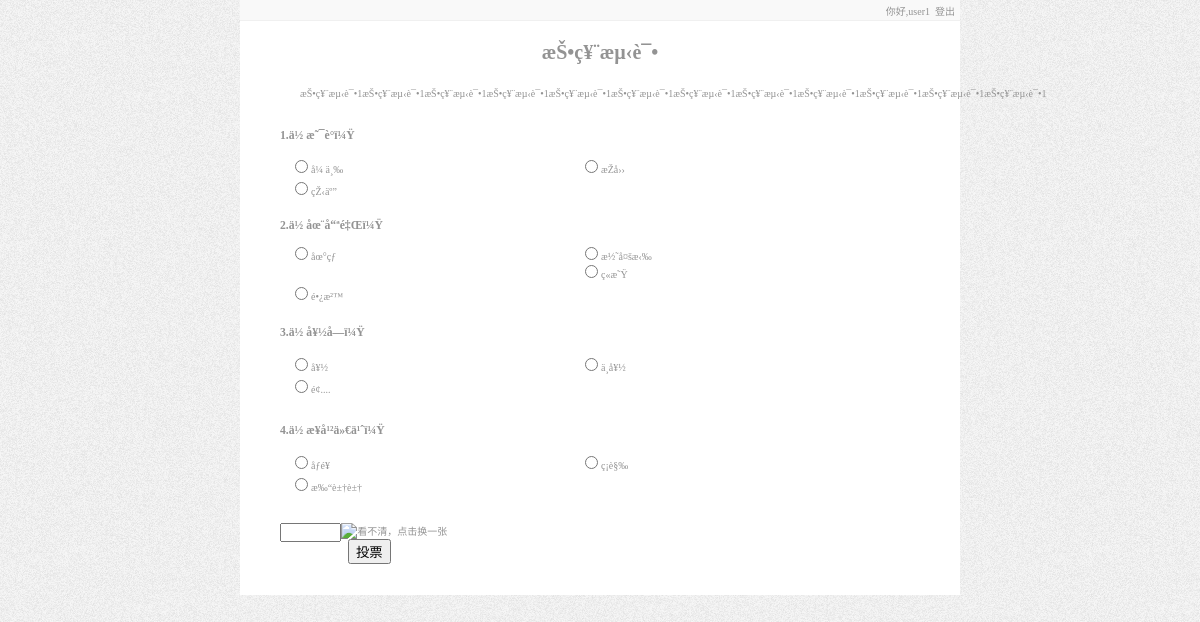
/ (signed in), run on the app's committed database.
### tables this page shows
CREATE TABLE `sysconfig` (
  `cid` int(11) NOT NULL auto_increment,
  `vote_name` varchar(45) NOT NULL,
  `dietime` date NOT NULL,
  `method` int(11) NOT NULL default '1',
  `description` varchar(800) NOT NULL default '',
  PRIMARY KEY  (`cid`)
);

CREATE TABLE `votename` (
  `cid` int(11) NOT NULL auto_increment,
  `question_name` varchar(200) NOT NULL,
  `votetype` int(11) NOT NULL default '0' COMMENT '0为单选\n1为多选',
  `sumvotenum` int(11) NOT NULL default '1',
  PRIMARY KEY  (`cid`)
);

CREATE TABLE `voteoption` (
  `cid` int(11) NOT NULL auto_increment,
  `optionname` varchar(100) NOT NULL default '',
  `votenum` int(11) NOT NULL default '0',
  `upid` int(11) NOT NULL,
  PRIMARY KEY  (`cid`,`upid`),
  KEY `fk_voteoption_votename_idx` (`upid`)
);

### index.php (the view, shortened to what this page needs)
<?php
	include("conn.php");
	$result = $db->query("select * from sysconfig");
	$row = mysqli_fetch_assoc($result);
?>
<!DOCTYPE html>
<html>
<head>
<link rel="stylesheet" href="main.css" type="text/css" media="screen" />
</head>
<body>
<div class="main">
	<div style="width:auto; height:auto; background:#F9F9F9; border-bottom:solid #F0F0F0 1px; text-align:right; ">
		<div style=" padding:0.25em  0.5em 0.25em  0;">
		<?php if( !isset($_SESSION['user']) || $_SESSION['user']!==true ){ ?>
			<a href="admin/login.html">登录投票</a>
			<a href="admin/login.html">/注册</a>
		<?php }else{ ?>
			<span>你好,<?php echo $_SESSION['name']; ?></span>
			<a href="index.php?do=logout">&nbsp;登出</a>
		<?php } ?>
		</div>
	</div>
	<form action="vote.php" method="post">
	<div class="content">
		<div>
			<h1><?php echo $row['vote_name']; ?></h1>
			<div class="description">
				<?php echo $row['description']; ?>
			</div>
		</div>
		<?php
			$num = 0;
			$result_name = $db->query ( "select * from votename" );
			while ( $row_name = mysqli_fetch_assoc ( $result_name ) ) {
			$num += 1;
		?>
		<div class="mcontent">
			<h3><?php echo $num.".".$row_name['question_name']; ?></h3>
			<?php
				$result_option = $db->query ( "select * from voteoption where upid='" . $row_name ['cid'] . "';" );
				while ( $row_option = mysqli_fetch_assoc ( $result_option ) ) {
			?>
			<div class="obox">
				<?php
					if($row_name['votetype']=="0"){
						echo '<input name="'.$row_name['cid'].'" type="radio" value="'.$row_option['cid'].'">'.$row_option['optionname'];
					}else if($row_name['votetype']=="1"){
						echo '<input name="'.$row_name['cid'].'" type="checkbox" value="'.$row_option['cid'].'">'.$row_option['optionname'];
					}
				?>
			</div>
			<?php } ?>
		</div>
		<?php } ?>
		<?php if($result_name->num_rows > 0){
		?>
		<div class="votebu">
			<input style="width:4em; height:1em; float:left;" type="text" name="code_num" maxlength="4" />
		 	<img style="float:left;" onClick="this.src='img.php'" src="img.php"  alt="看不清，点击换一张">
			<input style="float:left; margin-left:0.5em;" name="" type="submit" value="投票">
		</div>
		<?php }else{ ?>
			<h1>当前没有投票</h1>
		<?php } ?>
		<br>
	</div>
  </form>
</div>
</body>
</html>

### main.css (style rules this page uses)
body { background-image: url(images/bg_noise.jpg); background-repeat: repeat; margin:0 0 0 0; }
.main .content { height:auto; }
h1 { margin:1em auto; text-align:center; }
.description { margin:0 0; padding:0 4em 1em 4em; line-height:2em; text-indent: 2em; }
.mcontent { margin:0 auto; padding:0 4em 1em 4em; }
.obox { width:28em; margin:0 0 0 1em; float:left; }
.votebu { width:30%; text-align:center; margin:2em 4em; }
img { max-width:100%; }
a { font-family: 宋体, Consolas, 微软雅黑; color: #000000; }
a:link { text-decoration: none; color: #939393; }
body,td,th { font-family: 宋体, Consolas, 微软雅黑; font-size: 10px; color: #939393; }

### data on the page
sysconfig: vote_name "æŠ•ç¥¨æµ‹è¯•", description "æŠ•ç¥¨æµ‹è¯•1æŠ•ç¥¨æµ‹è¯•1æŠ•ç¥¨æµ‹è¯•1æŠ•ç¥¨æµ‹è¯•1æŠ•ç¥¨æµ‹è¯•1æŠ•ç¥¨æµ‹è¯•1æŠ•ç¥¨æµ‹è¯•1æŠ•ç¥¨æµ‹è¯•1æŠ•ç¥¨æµ‹è¯•1æŠ•ç¥¨æµ‹è¯•1æŠ•ç¥¨æµ‹è¯•1æŠ•ç¥¨æµ‹è¯•1"
votename: question_name "ä½ æ˜¯è°ï¼Ÿ"
voteoption: optionname "å¼ ä¸‰"
voteoption: optionname "æŽå››"
voteoption: optionname "çŽ‹äº”"
votename: question_name "ä½ åœ¨å“ªé‡Œï¼Ÿ"
voteoption: optionname "åœ°çƒ"
voteoption: optionname "æ½˜å¤šæ‹‰"
voteoption: optionname "ç«æ˜Ÿ"
voteoption: optionname "é•¿æ²™"
votename: question_name "ä½ å¥½å—ï¼Ÿ"
voteoption: optionname "å¥½"
voteoption: optionname "ä¸å¥½"
voteoption: optionname "é¢...."
votename: question_name "ä½ æ¥å¹²ä»€ä¹ˆï¼Ÿ"
voteoption: optionname "åƒé¥­"
voteoption: optionname "ç¡è§‰"
voteoption: optionname "æ‰“è±†è±†"

### other printed values
$_SESSION['name'] "user1"
